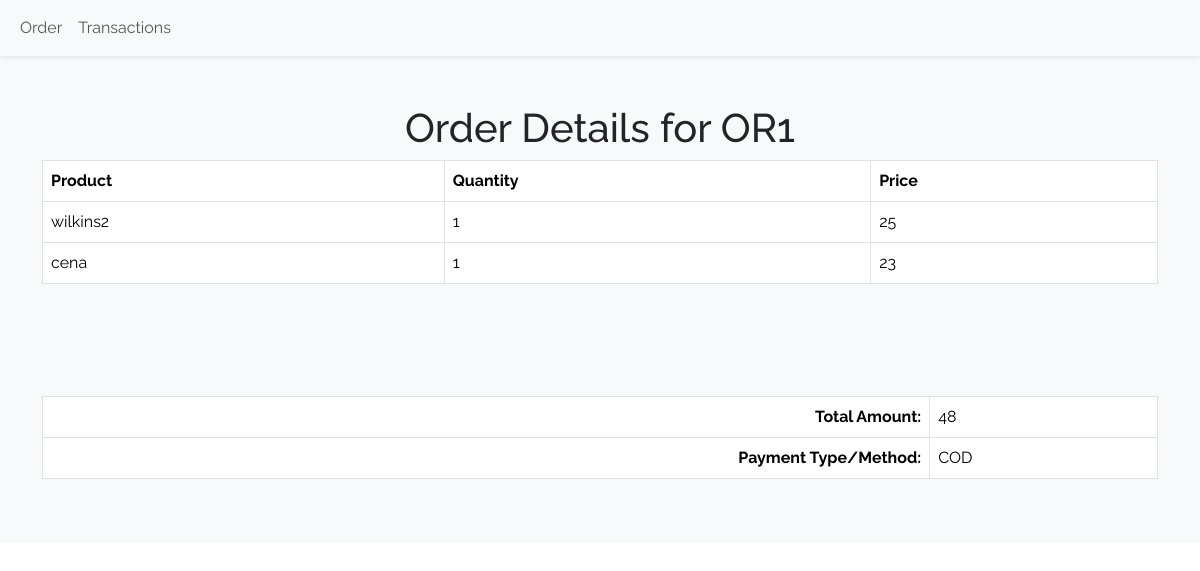
The page /customer/transaction-details.php?id=1 on the database its author committed.
### tables this page shows
CREATE TABLE `orders` (
  `order_id` int(11) NOT NULL,
  `customer_id` int(11) NOT NULL,
  `order_date` datetime DEFAULT NULL,
  `delivery_address` varchar(100) NOT NULL,
  `total_amount` decimal(10,0) NOT NULL
);

CREATE TABLE `product` (
  `product_id` int(11) NOT NULL,
  `name` varchar(50) NOT NULL,
  `description` varchar(50) NOT NULL,
  `price` int(200) NOT NULL,
  `quantity_in_stock` int(50) NOT NULL
);

CREATE TABLE `order_item` (
  `order_item_id` int(50) NOT NULL,
  `order_id` int(50) NOT NULL,
  `product_id` int(50) NOT NULL,
  `quantity_ordered` int(50) NOT NULL,
  `price_at_order_time` decimal(10,0) DEFAULT NULL
);

CREATE TABLE `payment_method` (
  `payment_ID` int(11) NOT NULL,
  `name` varchar(200) NOT NULL,
  `order_id` int(11) NOT NULL,
  `Amount` bigint(200) DEFAULT NULL,
  `Type` varchar(200) NOT NULL
);

### customer/transaction-details.php (the view)
<?php
include 'customer-template/header.php';
include 'customer-template/navbar.php';
if (isset($_GET['id'])) {
    $order_id = $_GET['id'];
    $query = "SELECT o.*, c.*, p.name AS product_name, oi.*, p.*
              FROM orders o
              INNER JOIN customers c ON o.customer_id = c.customer_id
              INNER JOIN order_item oi ON o.order_id = oi.order_id
              INNER JOIN product p ON oi.product_id = p.product_id
              WHERE o.order_id = $order_id";
    $result = $conn->query($query);
    if ($result) {
?>
        <div class="container-fluid py-5 bg-light">
            <h1 class="text-center">Order Details for <?= 'OR' . $order_id ?> </h1>
            <div class="container col-lg-12 col-sm-12">
                <div class="table-responsive">
                    <table class="table table-bordered">
                        <thead>
                            <tr>
                                <th>Product</th>
                                <th>Quantity</th>
                                <th>Price</th>
                            </tr>
                        </thead>
                        <tbody>
                            <?php
                            $totalAmount = 0;
                            while ($row = $result->fetch_assoc()) {
                            ?>
                                <tr>
                                    <td><?= $row['product_name'] ?></td>
                                    <td><?= $row['quantity_ordered'] ?></td>
                                    <td><?= $row['price'] ?></td>
                                </tr>
                            <?php
                            $totalAmount += $row['price'] * $row['quantity_ordered'];
                            }
                            ?>
                        </tbody>
                    </table>
                </div>
            </div>
        </div>
        <?php
        $sql_getAmount = "SELECT * FROM payment_method WHERE order_id = $order_id";
        $paymentResult = $conn->query($sql_getAmount);
        if ($paymentResult && $paymentResult->num_rows > 0) {
            $paymentRow = $paymentResult->fetch_assoc();
        ?>
            <div class="container-fluid py-5 bg-light">
                <div class="container col-lg-12 col-sm-12">
                    <div class="table-responsive">
                        <table class="table table-bordered">
                            <tbody>
                                <tr>
                                    <td class="fw-bold text-end">Total Amount:</td>
                                    <td><?= $totalAmount ?></td>
                                </tr>
                                <tr>
                                    <td class="fw-bold text-end">Payment Type/Method:</td>
                                    <td><?= $paymentRow['Type'] ?></td>
                                </tr>
                            </tbody>
                        </table>
                    </div>
                </div>
            </div>
        <?php
        }
        ?>
<?php
    } else {
        echo "Failed to retrieve order details.";
    }
} else {
    echo "Order ID not provided.";
}
include 'customer-template/footer.php';
?>

### assets/css/style.css (style rules this page uses)
body { font-family: "Raleway", sans-serif; }

### rows shown on the page
orders: product.name "wilkins2", order_item.quantity_ordered "1", product.price "25", product.name "cena", product.price "23"
payment_method: Type "COD"

### other values the page prints
$order_id "1"
$totalAmount "48"
